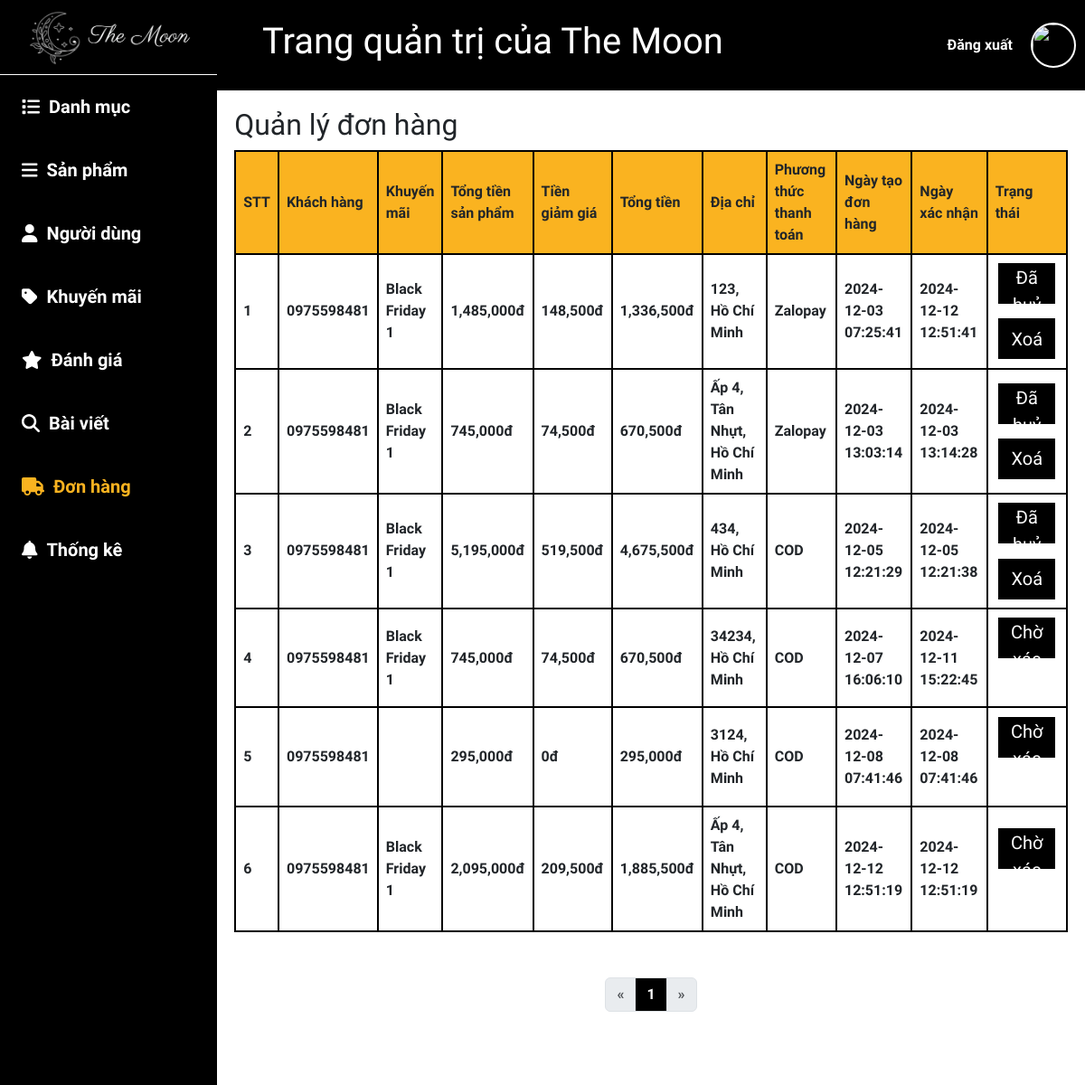
Screenshot of /admin/index.php?view=order (signed in) with the database file from the repository.
### tables this page shows
CREATE TABLE `don_hang` (
  `id` int(11) NOT NULL COMMENT 'Mã đơn hàng',
  `id_kh` int(11) NOT NULL COMMENT 'Mã khách hàng',
  `id_km` int(11) DEFAULT NULL COMMENT 'Mã khuyến mãi',
  `tong_tien_sp` decimal(10,2) NOT NULL COMMENT 'Tổng tiền tất cả sản phẩm',
  `tien_giam_gia` decimal(10,2) NOT NULL COMMENT 'Số tiền giảm giá (nếu có)',
  `tong_tien` decimal(10,2) NOT NULL COMMENT 'Tổng tiền cuối cùng',
  `trang_thai` varchar(50) NOT NULL DEFAULT 'Chờ xác nhận' COMMENT 'Trạng thái đơn hàng',
  `dia_chi` varchar(255) NOT NULL COMMENT 'Địa chỉ thanh toán',
  `phuong_thuc_tt` varchar(50) NOT NULL COMMENT 'Phương thức thanh toán',
  `ngay_nhap` timestamp NOT NULL DEFAULT current_timestamp() COMMENT 'Ngày tạo đơn hàng',
  `ngay_cap_nhat` timestamp NOT NULL DEFAULT current_timestamp() ON UPDATE current_timestamp() COMMENT 'Ngày cập nhập đơn hàng'
);

CREATE TABLE `khach_hang` (
  `id` int(11) NOT NULL COMMENT 'Mã khách hàng',
  `ho` varchar(50) NOT NULL COMMENT 'Họ khách hàng',
  `ten` varchar(255) NOT NULL COMMENT 'Tên khách hàng',
  `email` varchar(50) NOT NULL COMMENT 'Địa chỉ email khách hàng',
  `sdt` varchar(20) NOT NULL COMMENT 'Số điện thoại khách hàng',
  `dia_chi` varchar(255) NOT NULL COMMENT 'Địa chỉ khách hàng',
  `mat_khau` varchar(255) NOT NULL COMMENT 'Mật khẩu đăng nhập',
  `avatar` varchar(255) NOT NULL DEFAULT 'avatar.jpg' COMMENT 'Ảnh đại diện khách hàng',
  `trang_thai` tinyint(1) NOT NULL DEFAULT 1 COMMENT 'Trạng thái tài khoản',
  `admin` tinyint(1) NOT NULL DEFAULT 0 COMMENT 'Trạng thái admin',
  `reset_code` int(11) DEFAULT NULL COMMENT 'Mã khôi phục',
  `ngay_nhap` timestamp NOT NULL DEFAULT current_timestamp() COMMENT 'Ngày tạo tài khoản'
);

CREATE TABLE `khuyen_mai` (
  `id` int(11) NOT NULL COMMENT 'Mã khuyến mãi',
  `ten` varchar(255) NOT NULL COMMENT 'Tên khuyến mãi',
  `mo_ta` text NOT NULL COMMENT 'Mô tả khuyến mãi',
  `loai_km` enum('phan_tram','so_tien') NOT NULL COMMENT 'Loại khuyến mãi (% hoặc số tiền cụ thể)',
  `gia_tri_km` decimal(10,2) NOT NULL COMMENT 'Giá trị khuyến mãi',
  `ngay_bat_dau` date NOT NULL COMMENT 'Ngày bắt đầu khuyến mãi',
  `ngay_ket_thuc` date NOT NULL COMMENT 'Ngày kết thúc khuyến mãi',
  `trang_thai` tinyint(1) NOT NULL DEFAULT 0 COMMENT 'Trạng thái khuyến mãi',
  `ngay_nhap` timestamp NOT NULL DEFAULT current_timestamp() COMMENT 'Ngày nhập khuyến mãi'
);

### admin/controller/OrderController.php (called while the page is built, shortened)
<?php
require_once('../app/model/CartModel.php');
class OrderController
{
    private $data;
    private $cart;
    private $user;
    function __construct()
    {
        $this->cart = new CartModel();
        $this->user = new UserModel();
    }
    function renderview($view, $data = null)
    {
        $view = './view/' . $view . '.php';
        require_once $view;
    }
    function getAllOrder()
    {
        $currentPage = isset($_GET['page']) ? (int)$_GET['page'] : 1;
        $itemsPerPage = 9;
        $offset = ($currentPage - 1) * $itemsPerPage;
        $totalProducts = $this->cart->getCountAllOrder();
        $totalPages = ceil($totalProducts / $itemsPerPage);
        $this->data['currentPage'] = $currentPage;
        $this->data['totalPages'] = $totalPages;
        $order = $this->cart->getAllOrder($offset, $itemsPerPage);
        foreach ($order as &$detail) {
            $detail['user'] = $this->user->getIdUser($detail['id_kh']);
            if ($detail['id_km'] != "") {
                $detail['discount'] = $this->cart->getIdDiscount($detail['id_km']);
            }
        }
        $this->data['order'] = $order;
        $this->renderview('order', $this->data);
    }
}

### app/model/database.php (called while the page is built, shortened)
<?php
class Database
{
  private $servername = "localhost";
  private $username = "root";
  private $password = "";
  private $dbname = "themoon";
  private $conn;
  private $stmt;
  public function __construct()
  {
    try {
      $this->conn = new PDO("mysql:host=$this->servername;dbname=$this->dbname;charset=utf8", $this->username, $this->password);
      $this->conn->setAttribute(PDO::ATTR_ERRMODE, PDO::ERRMODE_EXCEPTION);
    } catch (PDOException $e) {
      echo "Connection failed: " . $e->getMessage();
    }
  }
  function query($sql, $param = [])
  {
    $this->stmt = $this->conn->prepare($sql);
    $this->stmt->execute($param);
    return $this->stmt;
  }
  function getAll($sql, $param = [])
  {
    $stmt = $this->query($sql, $param);
    return $this->stmt->fetchAll(PDO::FETCH_ASSOC);
  }
  function getOne($sql, $param = [])
  {
    $stmt = $this->query($sql, $param);
    return $this->stmt->fetch(PDO::FETCH_ASSOC);
  }
}

### app/model/CartModel.php (called while the page is built, shortened)
<?php
class CartModel
{
    private $db;
    function __construct()
    {
        $this->db = new Database();
    }
    function getIdDiscount($id)
    {
        $sql = "SELECT * FROM khuyen_mai WHERE id = $id";
        return $this->db->getOne($sql);
    }
    function getAllOrder($offset, $limit)
    {
        $sql = "SELECT * FROM don_hang LIMIT $limit OFFSET $offset";
        return $this->db->getAll($sql);
    }
}

### app/model/UserModel.php (called while the page is built, shortened)
<?php
class UserModel
{
    private $db;
    function __construct()
    {
        $this->db = new DataBase();
    }
    function getIdUser($iduser)
    {
        if ($iduser > 0) {
            $sql = "SELECT * FROM khach_hang WHERE id = $iduser";
            return $this->db->getOne($sql);
        }
    }
}

### admin/view/order.php (the view, shortened to what this page needs)
<div class="main-table">
    <h2>Quản lý đơn hàng</h2>
    <table>
        <thead>
            <tr>
                <th style="width: 5%;">STT</th>
                <th style="width: 10%;">Khách hàng</th>
                <th style="width: 5%;">Khuyến mãi</th>
                <th style="width: 5%;">Tổng tiền sản phẩm</th>
                <th style="width: 5%;">Tiền giảm giá</th>
                <th style="width: 5%;">Tổng tiền</th>
                <th style="width: 10%;">Địa chỉ</th>
                <th style="width: 10%;">Phương thức thanh toán</th>
                <th style="width: 10%;">Ngày tạo đơn hàng</th>
                <th style="width: 10%;">Ngày xác nhận</th>
                <th style="width: 20%;">Trạng thái</th>
            </tr>
        </thead>
        <tbody id="show">
            <?php
            $listorder = $data['order'];
            for ($i = 0; $i < count($listorder); $i++) {
            ?>
                <tr class="order-row" data-index="<?= $i ?>">
                    <td><?= $i + 1 ?></td>
                    <td><?= $listorder[$i]['user']['sdt'] ?></td>
                    <td><?= isset($listorder[$i]['discount']) ? $listorder[$i]['discount']['ten'] : "" ?></td>
                    <td><?= number_format($listorder[$i]['tong_tien_sp']) ?>đ</td>
                    <td><?= number_format($listorder[$i]['tien_giam_gia']) ?>đ</td>
                    <td><?= number_format($listorder[$i]['tong_tien']) ?>đ</td>
                    <td><?= $listorder[$i]['dia_chi'] ?></td>
                    <td><?= $listorder[$i]['phuong_thuc_tt'] ?></td>
                    <td><?= $listorder[$i]['ngay_nhap'] ?></td>
                    <td><?= $listorder[$i]['ngay_cap_nhat'] ?></td>
                    <td class="button">
                        <?php
                        if ($listorder[$i]['trang_thai'] == 'Đã huỷ') {
                            echo '<button disabled>Đã huỷ</button>';
                            echo '<a href="index.php?view=del_order&id=' . $listorder[$i]['id'] . '"><button>Xoá</button></a>';
                        } elseif ($listorder[$i]['trang_thai'] == 'Chờ xác nhận') {
                            echo '<a href="index.php?view=confirm_order&id=' . $listorder[$i]['id'] . '"><button>Chờ xác nhận</button></a>';
                        } else {
                            echo '<button disabled>Đã xác nhận</button>';
                        }
                        ?>
                    </td>
                </tr>
            <?php }; ?>
        </tbody>
    </table>
    <div id="page">
        <nav aria-label="Page navigation example">
            <ul class="pagination justify-content-center">
                <?php
                $currentPage = $data['currentPage'];
                ?>
                <li class="page-item <?php echo ($currentPage == 1) ? 'disabled' : ''; ?>">
                    <a class="page-link" href="?view=ordergory&page=<?php echo 1; ?>" aria-label="Previous">
                        <span aria-hidden="true">&laquo;</span>
                    </a>
                </li>
                <?php
                $totalPages = $data['totalPages'];
                for ($i = 1; $i <= $totalPages; $i++) :
                ?>
                    <li class="page-item ">
                        <a class="page-link <?php echo ($currentPage == $i) ? 'active-check' : ''; ?>" href="?view=ordergory&page=<?php echo $i; ?>"><?php echo $i; ?></a>
                    </li>
                <?php endfor; ?>
                <li class="page-item <?php echo ($currentPage == $totalPages) ? 'disabled' : ''; ?>">
                    <a class="page-link" href="?view=ordergory&page=<?php echo $totalPages; ?>" aria-label="Next">
                        <span aria-hidden="true">&raquo;</span>
                    </a>
                </li>
            </ul>
        </nav>
    </div>
</div>
</main>
</body>
</html>

### public/css/admin.css (style rules this page uses)
body { width: 100%; height: 1000px; margin: 0; }
nav { width: 100%; height: 100px; display: flex; justify-content: space-between; background-color: black; color: white; align-items: center; }
nav a { text-decoration: none; color: white; }
main .main-table { margin: 2%; }
main .main-table button { margin: 2% 0; height: 45px; width: 20%; font-size: 20px; border: none; background-color: black; color: white; }
main table { border-collapse: collapse; border: 2px solid black; max-width: 100%; width: 100%; height: 100%; }
main td, main th { border: 2px solid black; padding: 8px; text-align: left; }
main th { background-color: #fab320; font-weight: bold; }
.button { text-align: center; }
main .main-table table button { width: 90%; }
#page nav { margin-top: 50px; background-color: white; text-align: center; display: flex; flex-direction: column; }
#page .active-check { background-color: black; color: white; }
.order-row { cursor: pointer; }

### rows the page displays
don_hang: id_kh.sdt "0975598481", id_km.ten "Black Friday 1", tong_tien_sp "1,485,000", tien_giam_gia "148,500", tong_tien "1,336,500", dia_chi "123, Hồ Chí Minh", phuong_thuc_tt "Zalopay", ngay_nhap "2024-12-03 07:25:41", ngay_cap_nhat "2024-12-12 12:51:41"
don_hang: id_kh.sdt "0975598481", id_km.ten "Black Friday 1", tong_tien_sp "745,000", tien_giam_gia "74,500", tong_tien "670,500", dia_chi "Ấp 4, Tân Nhựt, Hồ Chí Minh", phuong_thuc_tt "Zalopay", ngay_nhap "2024-12-03 13:03:14", ngay_cap_nhat "2024-12-03 13:14:28"
don_hang: id_kh.sdt "0975598481", id_km.ten "Black Friday 1", tong_tien_sp "5,195,000", tien_giam_gia "519,500", tong_tien "4,675,500", dia_chi "434, Hồ Chí Minh", phuong_thuc_tt "COD", ngay_nhap "2024-12-05 12:21:29", ngay_cap_nhat "2024-12-05 12:21:38"
don_hang: id_kh.sdt "0975598481", id_km.ten "Black Friday 1", tong_tien_sp "745,000", tien_giam_gia "74,500", tong_tien "670,500", dia_chi "34234, Hồ Chí Minh", phuong_thuc_tt "COD", ngay_nhap "2024-12-07 16:06:10", ngay_cap_nhat "2024-12-11 15:22:45"
don_hang: id_kh.sdt "0975598481", tong_tien_sp "295,000", tien_giam_gia "0", tong_tien "295,000", dia_chi "3124, Hồ Chí Minh", phuong_thuc_tt "COD", ngay_nhap "2024-12-08 07:41:46", ngay_cap_nhat "2024-12-08 07:41:46"
don_hang: id_kh.sdt "0975598481", id_km.ten "Black Friday 1", tong_tien_sp "2,095,000", tien_giam_gia "209,500", tong_tien "1,885,500", dia_chi "Ấp 4, Tân Nhựt, Hồ Chí Minh", phuong_thuc_tt "COD", ngay_nhap "2024-12-12 12:51:19", ngay_cap_nhat "2024-12-12 12:51:19"
